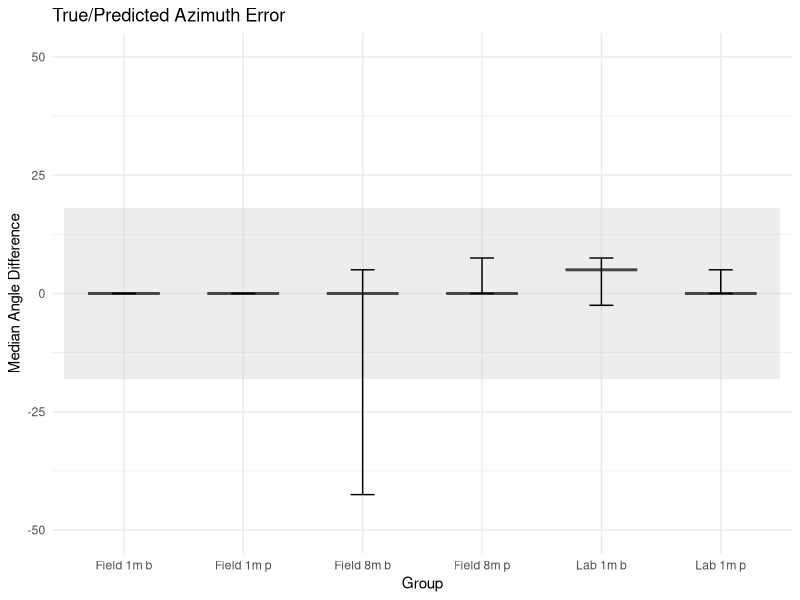

Here is the R script that generated this plot:
########################################################################### .
# Scripts for Analysing the Localisation Accuracy 
#
# Starting from scratch - go to the retired code if you want to generate the old figures
#
# Becky Heath
# rh862@cam.ac.uk
#
# May 2023

##### Load Packages and set working directory #####

library(ggplot2)
library(dplyr)



setwd(dirname(rstudioapi::getActiveDocumentContext()$path))


###### Load in Data ########

# Load in true values: 
# Ignore this one for now, will need to experiment with detections, may need to relable
#data <- read.csv("Data/CompleteLabLocalisation/AllTests_LocalisationData_ALLDETECTIONSTESTS.csv")

# Just use this:
data <- read.csv("Data/CompleteLabLocalisation/AllTests_LocalisationData.csv")

# For the analysis at the moment let's just use waterproofed devices
data <- data[data$wpRAW == "y",]


# Create Coarse Labells (no waterproofing)
data <- data %>%
  mutate(trial = case_when(
    trial == "SilwoodField" ~ "Field",
    trial == "IndoorPre" ~ "Lab",
    # Add more conditions if needed
    TRUE ~ trial  # Keep the original value if no condition matches
  ))

data <- data %>%
  mutate(label = paste0(trial, " ", distance.m, "m ", substr(tone, 1, 1)))

# NOTES - This intentionally ignores weatherproofing! If you want to look at the weatherproofing you'll need
#         to edit this code. 


# Calculate median and IQR per group
data$distance.m <- as.factor(data$distance.m)
data$difference <- as.numeric(data$difference)

medianIQRs <- data %>%
  group_by(label) %>%
  summarise(
    Median = median(difference, na.rm= TRUE),
    Q1 = quantile(difference, 0.25, na.rm= TRUE),
    Q3 = quantile(difference, 0.75, na.rm = TRUE),
    IQR = Q3 - Q1,
    .groups = "keep"
  )

# ALL DATA (INSIDE AND OUT)
ggplot(medianIQRs, aes(x = label, y = Median)) +
  geom_boxplot(width = 0.6) +
  geom_rect(aes(xmin = 0.5, xmax = 6.5, ymin = -18, ymax = 18),
            fill = "gray", alpha = 0.03) +
  geom_errorbar(aes(ymin = Q1, ymax = Q3), width = 0.2) +
  labs(title = "True/Predicted Azimuth Error",
       x = "Group", y = "Median Angle Difference") +
  ylim(-50,50)+
  theme_minimal() +
  theme(legend.position = "none")
